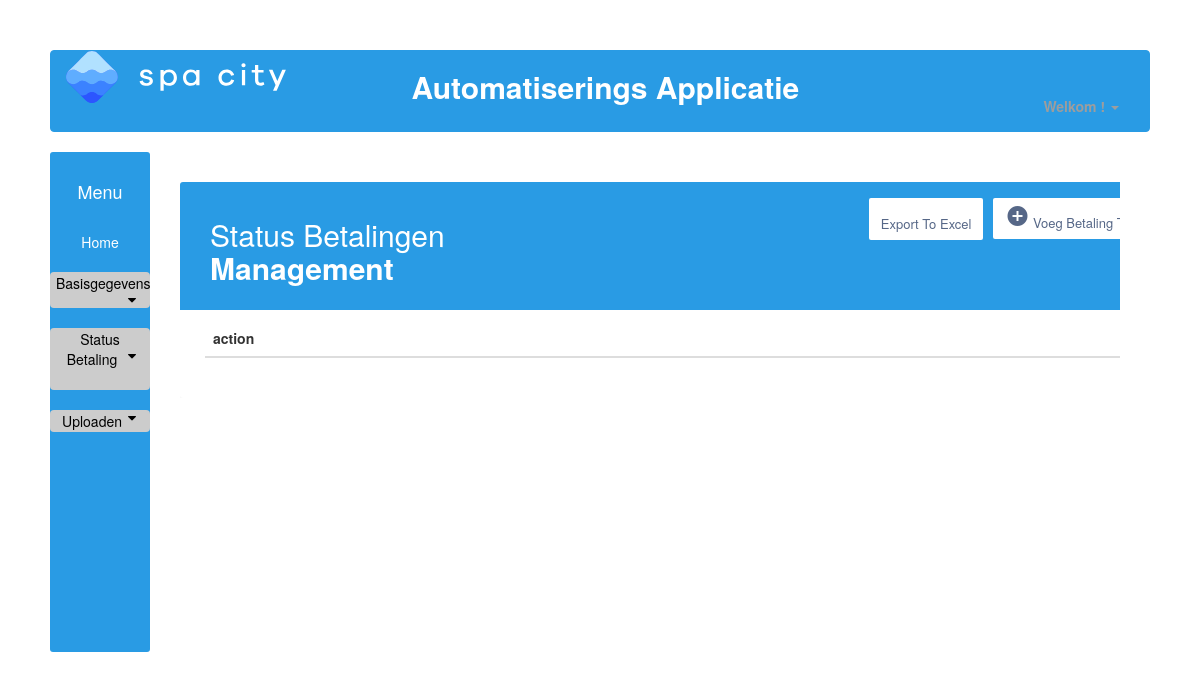
The app's page /overzicht_betalingen.php (signed in), older data.
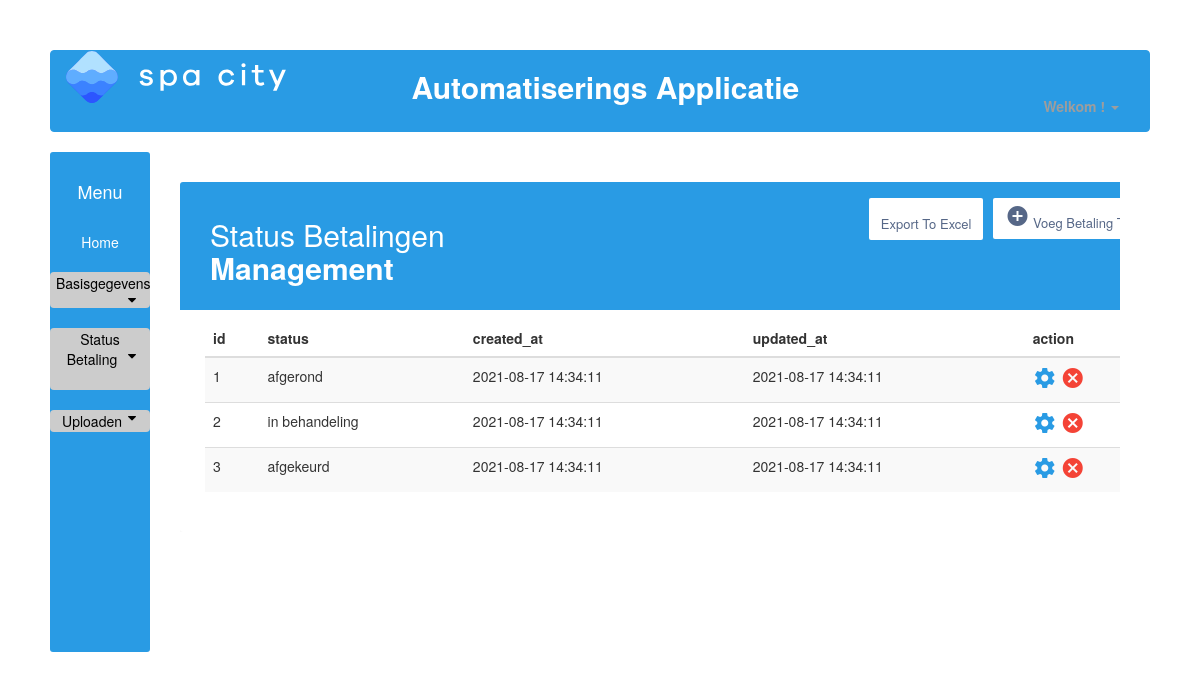
The same page, newer data.
### tables this page shows
CREATE TABLE betalingen(
    id INT NOT NULL AUTO_INCREMENT,
    status VARCHAR(255),
    created_at TIMESTAMP DEFAULT CURRENT_TIMESTAMP,
	updated_at TIMESTAMP DEFAULT CURRENT_TIMESTAMP ON UPDATE CURRENT_TIMESTAMP,
    PRIMARY KEY(id)
);

### db.php (called while the page is built, shortened)
<?php
class db{
    private $connection;
    public function __construct(){
        $this->host = 'localhost';
		$this->user = 'root';
		$this->database = 'SpaCity';
        $this->password = '';
        $this->charset = 'utf8mb4';
        try {
        $dsn = "mysql:host=$this->host;dbname=$this->database;charset=$this->charset";
        $options = [
            PDO::ATTR_ERRMODE=>PDO::ERRMODE_EXCEPTION,
            PDO::ATTR_DEFAULT_FETCH_MODE=>PDO::FETCH_ASSOC,
            PDO::ATTR_EMULATE_PREPARES => false,
        ];
            $this->connection = new PDO($dsn, $this->user, $this->password, $options);
        }catch(\PDOException $e){
           throw new \PDOException("Error message is: ". $e->getMessage());
        }
    }
    public function select($statement, $named_placeholder){
        $stmt = $this->connection->prepare($statement);
        $stmt->execute($named_placeholder);
        $result = $stmt->fetchall(PDO::FETCH_ASSOC);
        return $result;
    }
}
?>

### overzicht_betalingen.php (the view, shortened to what this page needs)
<?php
    include 'db.php';
    $db = new db();
?>
<!DOCTYPE html>
<html lang="en">
<head>
    <link href="//netdna.bootstrapcdn.com/bootstrap/3.2.0/css/bootstrap.min.css" rel="stylesheet" id="bootstrap-css">
    <link rel="stylesheet" href="style.css">
    <link rel="stylesheet" href="https://maxcdn.bootstrapcdn.com/font-awesome/4.7.0/css/font-awesome.min.css">
    <link href="//maxcdn.bootstrapcdn.com/font-awesome/4.2.0/css/font-awesome.min.css" rel="stylesheet">
</head>
<body>
    <nav class="navbar navbar-default navbar-inverse" role="navigation">
        <div class="container-fluid">
            <div class="navbar-header">
                <a href="welkom_admin.php">
                    <img src="logo-spa-city.svg" alt="project logo" width="220" heigth="80">
            </div>
            <div class="collapse navbar-collapse" id="bs-example-navbar-collapse-1">
                <p class="nav navbar-text">Automatiserings Applicatie</p>
                <ul class="nav navbar-nav navbar-right">
                    <li class="dropdown">
                        <a href="welkom_admin.php" class="dropdown-toggle" data-toggle="dropdown"><b><?php echo "Welkom " . htmlentities( $_SESSION['gebruikersnaam']) ."!" ?></b> <span
                                class="caret"></span></a>
                                </div>
            </div>
    </nav>
    <div class="container-fluid h-100">
        <div class="row h-100">
            <div class="col-2" id="homemenu3">
            <br>
            <h4 class="menu">Menu</h4>
            <br />
            <a class="menulinks" href="welkom_admin.php">Home</a>
            <br />
            <br />
            <button class="dropdown-btn">Basisgegevens
                <i class="fa fa-caret-down"></i>
            </button>
            <br />
            <br />
            <button class="dropdown-btn">Status Betaling
                <i class="fa fa-caret-down"></i>
            <br />
            <br />
            </button>
            <br />
            <br />
            <button class="dropdown-btn">Uploaden
                <i class="fa fa-caret-down"></i>
            </button>
        </div>
    </div>
    <?php
    $result_set = $db->select("SELECT betalingen.id, betalingen.status, betalingen.created_at, betalingen.updated_at
    FROM betalingen", []);
    $columns = array_keys($result_set[0]);
    $result_set1 = $db->select("SELECT betalingen.id, betalingen.status, betalingen.created_at, betalingen.updated_at
    FROM betalingen", []);
    ?>
    <div class="container-xl">
    <div class="table-responsive">
        <div class="table-wrapper">
            <div class="table-title">
                <div class="row">
                    <div class="col-sm-5">
                        <h2>Status Betalingen <b>Management</b></h2>
                    </div>
                    <div class="col-sm-7">
                        <a href="voeg_betaling_toe.php" class="btn btn-secondary"><i class="material-icons">&#xE147;</i> <span>Voeg Betaling Toe</span></a>
                        <form method="post" action="overzicht_betalingen.php" class="row">
                        <input class="btn btn-secondary" type="submit" value="Export To Excel" name="export"></input>
                        </form>
                    </div>
                </div>
            </div>
            <table class="table table-striped table-hover">
                    <thead>
                        <tr>
                            <?php foreach($columns as $column){ ?>
                            <th>
                                <strong> <?php echo $column ?> </strong>
                            </th>
                            <?php } ?>
                            <th colspan="2">action</th>
                        </tr>
                    </thead>
                    <?php foreach($result_set1 as $rows => $row){ ?>
            <?php $row_id = $row['id'];
?>
            <tr>
                <?php   foreach($row as $row_data){?>
                <td>
                    <?php echo $row_data ?>
                </td>
                <?php } ?>
                <td>
                    <a href="edit_betaling.php?id=<?php echo $row_id; ?>" class="settings" ><i class="material-icons">&#xE8B8;</i></a>
                    <a onclick="return confirm('Are you sure you want to delete this entry?')"
                        href="overzicht_betalingen.php?id=<?php echo $row_id; ?>"
                        class="delete" title="Delete"><i class="material-icons">&#xE5C9;</i></a>
                </td>
            </tr>
            <?php } ?>
            </table>
</body>
</html>

### style.css (style rules this page uses)
body { padding:50px; background-color: white; }
#homemenu3 { height: 500px; background:#299be4; text-align: center; color: white; width: 100px; margin: 0; padding: 0px; border-radius: 3px; }
.navbar-text { width: 48%; text-align: right; font-size: 30px; font-weight: bold; color:white !important; }
.navbar-inverse { background-color: #299be4; border-color: #299be4; }
.row.h-100 { height: 0px; }
.table-title { padding-bottom: 15px; background: #299be4; color: #fff; padding: 16px 30px; margin: -20px -25px 10px; border-radius: 3px 3px 0 0; }
.container-xl { width: 100%; padding-right: 30px; padding-left: 100px; margin-right: auto; margin-left: auto; }
.table-responsive { margin: 30px 0; }
.table-responsive { display: block; width: 100%; overflow-x: auto; -webkit-overflow-scrolling: touch; margin-left: 15px; }
.table-wrapper { min-width: 1000px; background: #fff; padding: 20px 25px; border-radius: 3px; box-shadow: 0 1px 1px rgb(0 0 0 / 5%); }
.table-title .btn { color: #566787; float: right; font-size: 13px; background: #fff; border: none; min-width: 50px; border-radius: 2px; border: none; outline: none !important; margin-left: 10px; }
table.table td a.delete { color: #F44336; }
input.btn.btn-secondary { padding-top: 17px; }
a { color: #299be4; text-decoration: none; }
.menulinks { color: white; }
.fa-caret-down { float: right; padding-right: 8px; }
.dropdown-btn { width: 100px; }
.sidenav a, .dropdown-btn { color: black; background-color: #cccccc; border: none; border-radius: 4px; }

Row changes from the older to the newer data that the page shows:
added betalingen: id "1", status "afgerond", row_data "2021-08-17 14:34:11"
added betalingen: id "2", status "in behandeling", row_data "2021-08-17 14:34:11"
added betalingen: id "3", status "afgekeurd", row_data "2021-08-17 14:34:11"
Text that changed along with them:
new list line: "id"
new list line: "status"
new list line: "created_at"
new list line: "updated_at"
